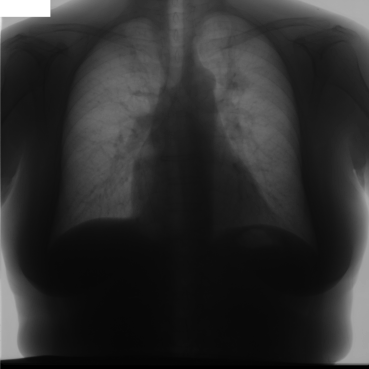
#> input picture xrays sin segmentar PNG/imagen_003.png, 369 x 369 px
$ python -i Evaluar_imagen.py   (imports and definitions only)   (older library calls are emulated)
#> lines starting #> are read from the running program, lines starting #| are printed output that depends on the picture
#> further down, picture is the input picture: shape (369, 369, 3); min 0, max 255, mean 46
import pickle
from sklearn.preprocessing import StandardScaler
from sklearn.svm import SVC
from sklearn.ensemble import RandomForestClassifier
from sklearn.neighbors import KNeighborsClassifier
import cv2
import numpy as np
import os
from joblib import load
from PyQt5.QtGui import QImage, QPixmap

# [7 lines left out: function cambiar_directorio, not called in this run]

def cargar_modelos():
    scaler = None
    svm_model = None
    rf_model = None
    knn_model = None

    try:
        scaler = load('scaler.joblib')
        svm_model = load('SVM_model.joblib')
        rf_model = load('RandomForest_model.joblib')
        knn_model = load('KNN_model.joblib')
    except FileNotFoundError:
        print("No se encontraron los archivos necesarios (scaler.joblib, SVM_model.joblib, Random_Forest_model.joblib, KNN_model.joblib).")

    return scaler, svm_model, rf_model, knn_model

# [1 line not run here, left out]
scaler, svm_model, rf_model, knn_model = cargar_modelos()

# [4 lines not run here, left out]

def gaussian_kernel(image, sigma=1):
#> called with sigma = 1
    return cv2.GaussianBlur(image, (0, 0), sigma)

def polynomial_kernel(image, degree=2, coef=1):
#> called with degree = 2, coef = 1
    poly_img = np.float32(image) ** degree + coef
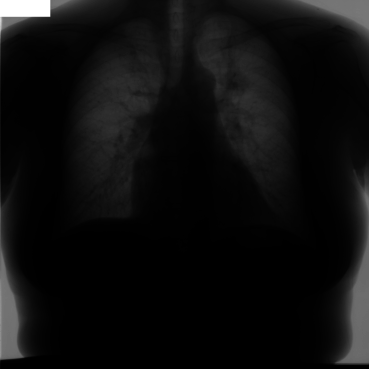
#> poly_img: shape (369, 369, 3) float32; min 1, max 65026, mean 3823.6; drawn with min black and max white
    return poly_img

def laplacian_kernel(image, sigma=1):
#> called with sigma = 1
    return cv2.Laplacian(image, cv2.CV_64F, ksize=3)
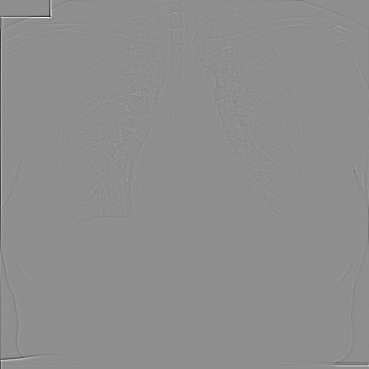
#> returned value: shape (369, 369, 3) float64; min -604, max 476, mean -0.3; drawn with min black and max white

def extract_features(image):
    try:
        fixed_size = (369, 369)  # Ajusta esto a la resolución usada durante el entrenamiento
        if image.shape[:2] != fixed_size:
            image = cv2.resize(image, fixed_size, interpolation=cv2.INTER_AREA)

        gaussian = gaussian_kernel(image)
        polynomial = polynomial_kernel(image)
        laplacian = laplacian_kernel(image)

        features = []
        features.extend(gaussian.flatten())
        features.extend(polynomial.flatten())
        features.extend(laplacian.flatten())


        return np.array(features)
    except Exception as e:
        print(f"Error en la extracción de features: {e}")
        raise

# [45 lines left out: functions qimage_to_numpy, preprocess_image, predict_probabilities, not called in this run]

>>> import cv2
>>> picture = cv2.imread('../xrays sin segmentar PNG/imagen_003.png')
>>> result = extract_features(picture)

$ run again, on xrays sin segmentar PNG/imagen_009.png
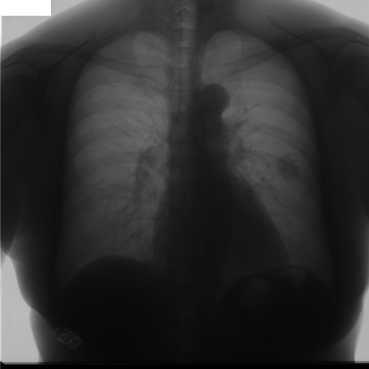
#> input picture xrays sin segmentar PNG/imagen_009.png, 369 x 369 px
#> picture is the input picture: shape (369, 369, 3); min 0, max 255, mean 47.7
#> in polynomial_kernel, `poly_img = np.float32(image) ** degree + coef`:
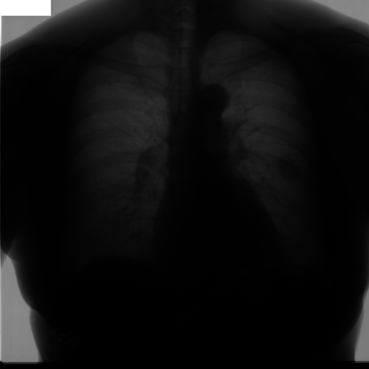
#> poly_img: shape (369, 369, 3) float32; min 1, max 65026, mean 4053; drawn with min black and max white
#> in laplacian_kernel, `return cv2.Laplacian(image, cv2.CV_64F, ksize=3)`:
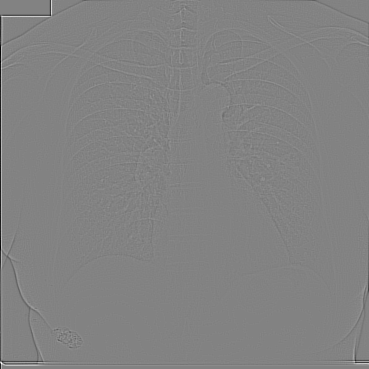
#> returned value: shape (369, 369, 3) float64; min -396, max 376, mean -0.4; drawn with min black and max white

$ run again, on xrays sin segmentar PNG/imagen_011.png
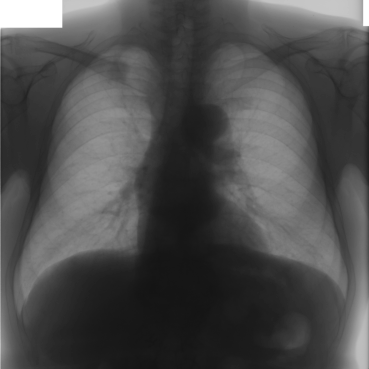
#> input picture xrays sin segmentar PNG/imagen_011.png, 369 x 369 px
#> picture is the input picture: shape (369, 369, 3); min 20, max 255, mean 76.8
#> in polynomial_kernel, `poly_img = np.float32(image) ** degree + coef`:
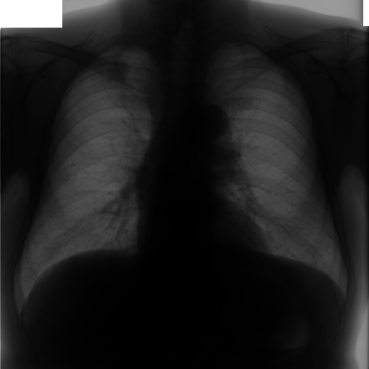
#> poly_img: shape (369, 369, 3) float32; min 401, max 65026, mean 7924; drawn with min black and max white
#> in laplacian_kernel, `return cv2.Laplacian(image, cv2.CV_64F, ksize=3)`:
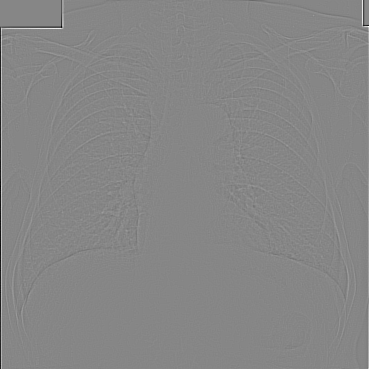
#> returned value: shape (369, 369, 3) float64; min -460, max 412, mean -0.4; drawn with min black and max white
